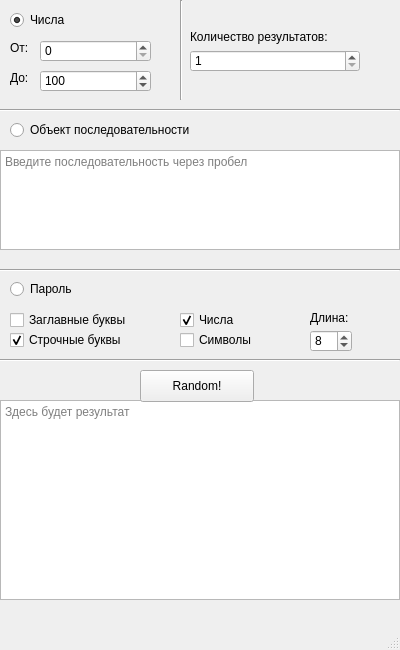
<?xml version="1.0" encoding="UTF-8"?>
<ui version="4.0">
 <class>MainWindow</class>
 <widget class="QMainWindow" name="MainWindow">
  <property name="geometry">
   <rect>
    <x>0</x>
    <y>0</y>
    <width>400</width>
    <height>650</height>
   </rect>
  </property>
  <property name="minimumSize">
   <size>
    <width>400</width>
    <height>650</height>
   </size>
  </property>
  <property name="maximumSize">
   <size>
    <width>400</width>
    <height>650</height>
   </size>
  </property>
  <property name="windowTitle">
   <string>Random</string>
  </property>
  <widget class="QWidget" name="centralwidget">
   <widget class="QRadioButton" name="neednums">
    <property name="geometry">
     <rect>
      <x>10</x>
      <y>10</y>
      <width>161</width>
      <height>20</height>
     </rect>
    </property>
    <property name="text">
     <string>Числа</string>
    </property>
    <property name="checked">
     <bool>true</bool>
    </property>
   </widget>
   <widget class="QLabel" name="froml">
    <property name="geometry">
     <rect>
      <x>10</x>
      <y>40</y>
      <width>31</width>
      <height>16</height>
     </rect>
    </property>
    <property name="text">
     <string>От:</string>
    </property>
   </widget>
   <widget class="QLabel" name="tol">
    <property name="geometry">
     <rect>
      <x>10</x>
      <y>70</y>
      <width>31</width>
      <height>16</height>
     </rect>
    </property>
    <property name="text">
     <string>До:</string>
    </property>
   </widget>
   <widget class="Line" name="line">
    <property name="geometry">
     <rect>
      <x>0</x>
      <y>100</y>
      <width>400</width>
      <height>20</height>
     </rect>
    </property>
    <property name="orientation">
     <enum>Qt::Horizontal</enum>
    </property>
   </widget>
   <widget class="QRadioButton" name="needobj">
    <property name="geometry">
     <rect>
      <x>10</x>
      <y>120</y>
      <width>311</width>
      <height>20</height>
     </rect>
    </property>
    <property name="text">
     <string>Объект последовательности</string>
    </property>
    <property name="checked">
     <bool>false</bool>
    </property>
   </widget>
   <widget class="QPlainTextEdit" name="sequence">
    <property name="geometry">
     <rect>
      <x>0</x>
      <y>150</y>
      <width>400</width>
      <height>100</height>
     </rect>
    </property>
    <property name="documentTitle">
     <string/>
    </property>
    <property name="placeholderText">
     <string>Введите последовательность через пробел</string>
    </property>
   </widget>
   <widget class="QPlainTextEdit" name="res">
    <property name="geometry">
     <rect>
      <x>0</x>
      <y>400</y>
      <width>400</width>
      <height>200</height>
     </rect>
    </property>
    <property name="placeholderText">
     <string>Здесь будет результат</string>
    </property>
   </widget>
   <widget class="Line" name="line_2">
    <property name="geometry">
     <rect>
      <x>0</x>
      <y>260</y>
      <width>400</width>
      <height>20</height>
     </rect>
    </property>
    <property name="orientation">
     <enum>Qt::Horizontal</enum>
    </property>
   </widget>
   <widget class="QRadioButton" name="needpass">
    <property name="geometry">
     <rect>
      <x>10</x>
      <y>279</y>
      <width>181</width>
      <height>20</height>
     </rect>
    </property>
    <property name="text">
     <string>Пароль</string>
    </property>
    <property name="checked">
     <bool>false</bool>
    </property>
   </widget>
   <widget class="Line" name="line_3">
    <property name="geometry">
     <rect>
      <x>180</x>
      <y>0</y>
      <width>3</width>
      <height>100</height>
     </rect>
    </property>
    <property name="orientation">
     <enum>Qt::Vertical</enum>
    </property>
   </widget>
   <widget class="QLabel" name="quantl">
    <property name="geometry">
     <rect>
      <x>190</x>
      <y>29</y>
      <width>201</width>
      <height>16</height>
     </rect>
    </property>
    <property name="text">
     <string>Количество результатов:</string>
    </property>
   </widget>
   <widget class="QSpinBox" name="resquant">
    <property name="geometry">
     <rect>
      <x>190</x>
      <y>50</y>
      <width>170</width>
      <height>22</height>
     </rect>
    </property>
    <property name="minimum">
     <number>1</number>
    </property>
    <property name="maximum">
     <number>100</number>
    </property>
   </widget>
   <widget class="QCheckBox" name="upletters">
    <property name="geometry">
     <rect>
      <x>10</x>
      <y>310</y>
      <width>161</width>
      <height>20</height>
     </rect>
    </property>
    <property name="text">
     <string>Заглавные буквы</string>
    </property>
   </widget>
   <widget class="QCheckBox" name="lowletters">
    <property name="geometry">
     <rect>
      <x>10</x>
      <y>330</y>
      <width>161</width>
      <height>20</height>
     </rect>
    </property>
    <property name="text">
     <string>Строчные буквы</string>
    </property>
    <property name="checked">
     <bool>true</bool>
    </property>
   </widget>
   <widget class="QCheckBox" name="numbers">
    <property name="geometry">
     <rect>
      <x>180</x>
      <y>310</y>
      <width>121</width>
      <height>20</height>
     </rect>
    </property>
    <property name="text">
     <string>Числа</string>
    </property>
    <property name="checked">
     <bool>true</bool>
    </property>
   </widget>
   <widget class="QCheckBox" name="symbols">
    <property name="geometry">
     <rect>
      <x>180</x>
      <y>330</y>
      <width>121</width>
      <height>20</height>
     </rect>
    </property>
    <property name="text">
     <string>Символы</string>
    </property>
   </widget>
   <widget class="QLabel" name="lenl">
    <property name="geometry">
     <rect>
      <x>310</x>
      <y>310</y>
      <width>81</width>
      <height>16</height>
     </rect>
    </property>
    <property name="text">
     <string>Длина:</string>
    </property>
   </widget>
   <widget class="QSpinBox" name="lenpass">
    <property name="geometry">
     <rect>
      <x>310</x>
      <y>330</y>
      <width>42</width>
      <height>22</height>
     </rect>
    </property>
    <property name="minimum">
     <number>1</number>
    </property>
    <property name="value">
     <number>8</number>
    </property>
   </widget>
   <widget class="Line" name="line_4">
    <property name="geometry">
     <rect>
      <x>0</x>
      <y>350</y>
      <width>400</width>
      <height>20</height>
     </rect>
    </property>
    <property name="orientation">
     <enum>Qt::Horizontal</enum>
    </property>
   </widget>
   <widget class="QPushButton" name="needrand">
    <property name="geometry">
     <rect>
      <x>140</x>
      <y>370</y>
      <width>114</width>
      <height>32</height>
     </rect>
    </property>
    <property name="text">
     <string>Random!</string>
    </property>
   </widget>
   <widget class="QSpinBox" name="ton">
    <property name="geometry">
     <rect>
      <x>40</x>
      <y>70</y>
      <width>111</width>
      <height>22</height>
     </rect>
    </property>
    <property name="minimum">
     <number>1</number>
    </property>
    <property name="maximum">
     <number>999999999</number>
    </property>
    <property name="value">
     <number>100</number>
    </property>
   </widget>
   <widget class="QSpinBox" name="fromn">
    <property name="geometry">
     <rect>
      <x>40</x>
      <y>40</y>
      <width>111</width>
      <height>22</height>
     </rect>
    </property>
    <property name="maximum">
     <number>999999999</number>
    </property>
   </widget>
  </widget>
  <widget class="QMenuBar" name="menubar">
   <property name="geometry">
    <rect>
     <x>0</x>
     <y>0</y>
     <width>400</width>
     <height>22</height>
    </rect>
   </property>
  </widget>
  <widget class="QStatusBar" name="statusbar"/>
 </widget>
 <resources/>
 <connections/>
</ui>
